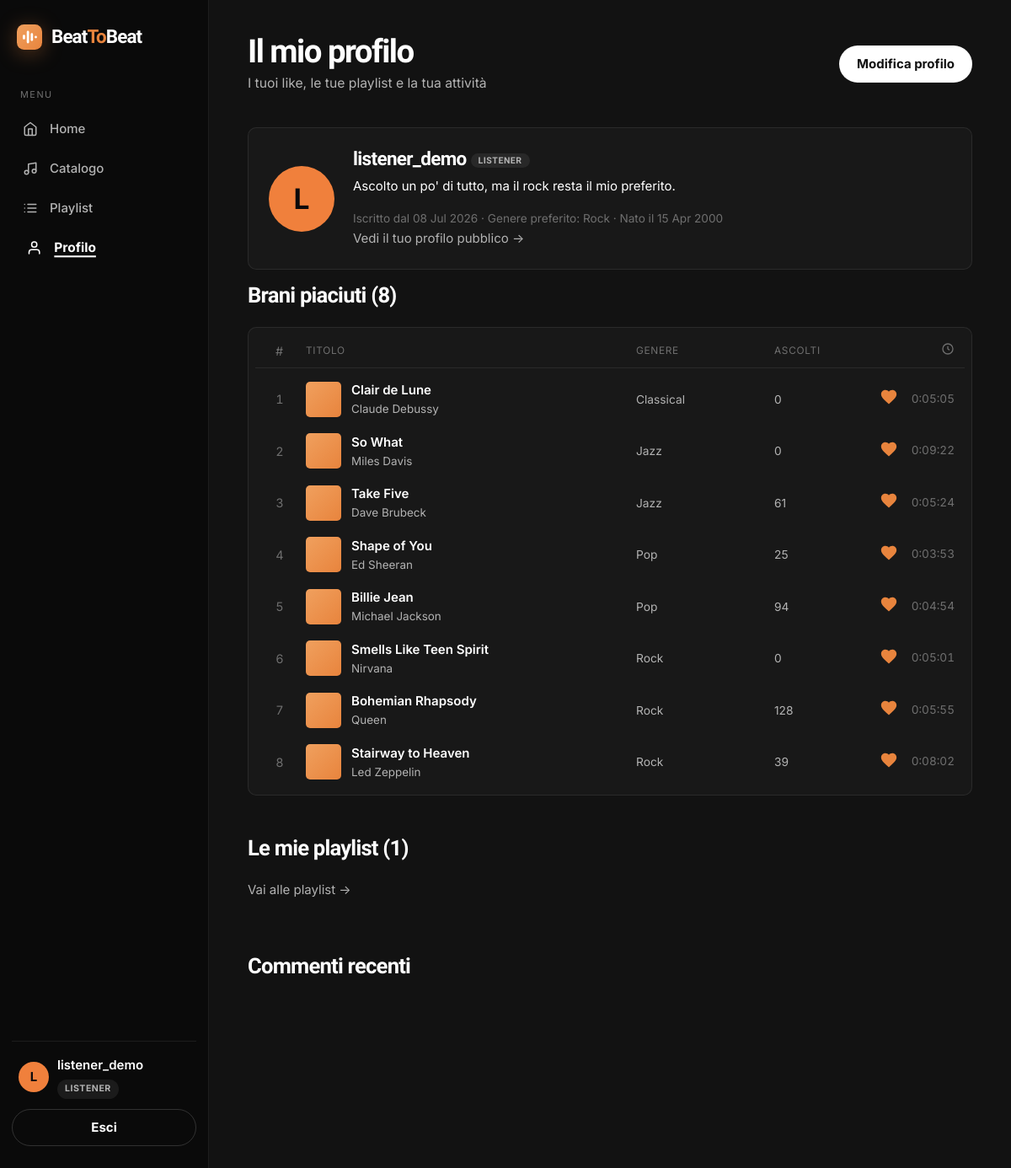
The page /accounts/profile/ (signed in) on the database its author committed.
### accounts/models.py (models this page shows, shortened)
class CustomUser(AbstractUser):
    class Role(models.TextChoices):
        LISTENER = 'listener', 'Listener'
        CURATOR = 'curator', 'Curator'
        MODERATOR = 'moderator', 'Moderator'
    role = models.CharField(
        max_length=20,
        choices=Role.choices,
        default=Role.LISTENER,
    )
    bio = models.TextField(blank=True)
    birth_date = models.DateField(null=True, blank=True)
    favorite_genre = models.ForeignKey(
        'music.Genre',
        on_delete=models.SET_NULL,
        null=True,
        blank=True,
        related_name='fans',
    )
    AVATAR_COLORS = ['#f0803c', '#e0a15e', '#81b29a', '#6a8ec9', '#b07ba0', '#c96a6a']
    @property
    def avatar_color(self):
        return self.AVATAR_COLORS[sum(ord(c) for c in self.username) % len(self.AVATAR_COLORS)]
    @property
    def initial(self):
        return self.username[0].upper() if self.username else '?'
    @property
    def is_curator(self):
        return self.role == self.Role.CURATOR or self.is_superuser
    @property
    def is_moderator(self):
        return self.role == self.Role.MODERATOR or self.is_superuser

### music/models.py (models this page shows, shortened)
class Genre(models.Model):
    name = models.CharField(max_length=100, unique=True)
    description = models.TextField(blank=True)
    class Meta:
        ordering = ['name']

class Song(models.Model):
    title = models.CharField(max_length=200)
    artist = models.CharField(max_length=200)
    genre = models.ForeignKey(
        Genre,
        on_delete=models.PROTECT,
        related_name='songs',
    )
    added_by = models.ForeignKey(
        settings.AUTH_USER_MODEL,
        on_delete=models.CASCADE,
        related_name='added_songs',
    )
    duration = models.DurationField()
    story = models.TextField(
        blank=True,
        help_text='Un breve racconto sul brano, mostrato nella sua pagina.',
    )
    audio_file = models.FileField(
        upload_to='songs/',
        blank=True,
        null=True,
        validators=[FileExtensionValidator(allowed_extensions=['mp3', 'wav', 'ogg', 'm4a'])],
    )
    likes = models.ManyToManyField(
        settings.AUTH_USER_MODEL,
        related_name='liked_songs',
        blank=True,
    )
    play_count = models.PositiveIntegerField(default=0)
    created_at = models.DateTimeField(auto_now_add=True)
    class Meta:
        ordering = ['-created_at', 'id']

### accounts/views.py (the view)
# urls.py: path('profile/', UserProfileView.as_view(), name='profile'),
class UserProfileView(LoginRequiredMixin, TemplateView):
    template_name = 'accounts/profile.html'
    def get_context_data(self, **kwargs):
        context = super().get_context_data(**kwargs)
        user = self.request.user
        context['liked_songs'] = user.liked_songs.all()
        context['playlists'] = user.playlists.all()
        context['recent_comments'] = user.comments.all()[:5]
        return context

### templates/accounts/profile.html (shortened to what this page needs)
{% extends 'base.html' %}
{% block content %}
<div class="page-header">
	<div>
		<h1 class="page-title">Il mio profilo</h1>
		<div class="page-subtitle">I tuoi like, le tue playlist e la tua attività</div>
	</div>
	<a class="btn btn-accent" href="{% url 'accounts:profile_edit' %}">Modifica profilo</a>
</div>
<div class="panel profile-head">
	{% include 'partials/avatar.html' with profile_user=user size='avatar-lg' %}
	<div>
		<h2 class="mb-0">
			{{ user.username }}
			{% if user.is_superuser %}<span class="role-badge admin">Admin</span>
			{% elif user.role == 'curator' %}<span class="role-badge curator">Curator</span>
			{% elif user.role == 'moderator' %}<span class="role-badge moderator">Moderator</span>
			{% else %}<span class="role-badge listener">Listener</span>{% endif %}
		</h2>
		{% if user.bio %}<p class="mt-1 mb-1">{{ user.bio }}</p>{% endif %}
		<div class="list-meta">
			Iscritto dal {{ user.date_joined|date:"d M Y" }}
			{% if user.favorite_genre %} · Genere preferito: {{ user.favorite_genre.name }}{% endif %}
			{% if user.birth_date %} · Nato il {{ user.birth_date|date:"d M Y" }}{% endif %}
		</div>
		<a class="muted-link" href="{% url 'accounts:public_profile' user.username %}">Vedi il tuo profilo pubblico →</a>
	</div>
</div>
<h2 class="section-head">Brani piaciuti ({{ liked_songs.count }})</h2>
{% if liked_songs %}
{% include 'partials/track_list.html' with songs=liked_songs %}
{% else %}
<div class="empty">Non hai ancora messo like a nessun brano.</div>
{% endif %}
<h2 class="section-head">Le mie playlist ({{ playlists.count }})</h2>
<p><a class="muted-link" href="{% url 'music:playlist_list' %}">Vai alle playlist →</a></p>
<h2 class="section-head">Commenti recenti</h2>
{% endblock %}

### templates/base.html (shortened to what this page needs)
{% load static %}
<!DOCTYPE html>
<html lang="it">
<head>
	<link rel="stylesheet" href="{% static 'css/style.css' %}">
</head>
<body>
	{% block layout %}
	<div class="app-shell">
		<aside class="sidebar">
			<a class="brand" href="{% url 'pages:home' %}">{% include 'partials/logo.html' %}<span>Beat<span class="beat-accent">To</span>Beat</span></a>
			<nav>
				<div class="nav-section-label">Menu</div>
				<a class="nav-item-link {% if request.path == '/' %}active{% endif %}" href="{% url 'pages:home' %}">
					<span class="nav-icon"><svg viewBox="0 0 24 24" fill="none" stroke="currentColor" stroke-width="2" stroke-linecap="round" stroke-linejoin="round"><path d="M3 9l9-7 9 7v11a2 2 0 0 1-2 2H5a2 2 0 0 1-2-2z"/><path d="M9 22V12h6v10"/></svg></span><span class="nav-label">Home</span>
				</a>
				{% if user.is_authenticated %}
				<a class="nav-item-link {% if '/music/songs' in request.path %}active{% endif %}" href="{% url 'music:song_list' %}">
					<span class="nav-icon"><svg viewBox="0 0 24 24" fill="none" stroke="currentColor" stroke-width="2" stroke-linecap="round" stroke-linejoin="round"><path d="M9 18V5l12-2v13"/><circle cx="6" cy="18" r="3"/><circle cx="18" cy="16" r="3"/></svg></span><span class="nav-label">Catalogo</span>
				</a>
				<a class="nav-item-link {% if '/music/playlists' in request.path %}active{% endif %}" href="{% url 'music:playlist_list' %}">
					<span class="nav-icon"></span><span class="nav-label">Playlist</span>
				</a>
				<a class="nav-item-link {% if '/accounts/profile' in request.path %}active{% endif %}" href="{% url 'accounts:profile' %}">
					<span class="nav-icon"><svg viewBox="0 0 24 24" fill="none" stroke="currentColor" stroke-width="2" stroke-linecap="round" stroke-linejoin="round"><path d="M20 21v-2a4 4 0 0 0-4-4H8a4 4 0 0 0-4 4v2"/><circle cx="12" cy="7" r="4"/></svg></span><span class="nav-label">Profilo</span>
				</a>
				{% endif %}
			</nav>
			<div class="sidebar-footer">
				{% if user.is_authenticated %}
				<div class="user-box">
					{% include 'partials/avatar.html' with profile_user=user %}
					<div>
						<div class="user-name">{{ user.username }}</div>
						{% if user.is_superuser %}
						<span class="role-badge admin">Admin</span>
						{% elif user.role == 'curator' %}
						<span class="role-badge curator">Curator</span>
						{% elif user.role == 'moderator' %}
						<span class="role-badge moderator">Moderator</span>
						{% else %}
						<span class="role-badge listener">Listener</span>
						{% endif %}
					</div>
				</div>
				<form method="post" action="{% url 'accounts:logout' %}">
					<button type="submit" class="btn btn-ghost btn-block">Esci</button>
				</form>
				{% else %}
				<a class="btn btn-accent btn-block" href="{% url 'accounts:login' %}">Accedi</a>
				<a class="btn btn-ghost btn-block mt-2" href="{% url 'accounts:signup' %}">Registrati</a>
				{% endif %}
			</div>
		</aside>
		<main class="content-area">
			{% block content %}{% endblock %}
		</main>
	</div>
	{% endblock %}
</body>
</html>

### templates/partials/avatar.html
<span class="avatar {{ size }}" style="background-color: {{ profile_user.avatar_color }};">{{ profile_user.initial }}</span>

### templates/partials/track_list.html (shortened to what this page needs)
<div class="track-list">
	<div class="track-head">
		<div class="track-idx">#</div>
		<div>Titolo</div>
		<div class="track-genre-h">Genere</div>
		<div class="track-plays-h">Ascolti</div>
		<div class="track-dur-h">
			<svg viewBox="0 0 24 24" fill="none" stroke="currentColor" stroke-width="2"><circle cx="12" cy="12" r="9"/><path d="M12 7v5l3 2"/></svg>
		</div>
	</div>
	{% for song in songs %}
	<div class="track-row">
		<div class="track-idx">
			<span class="track-num">{{ forloop.counter }}</span>
		</div>
		<div class="track-title-cell">
			<div class="track-thumb"></div>
			<div class="track-titles">
				<a href="{% url 'music:song_detail' song.pk %}" class="track-name">{{ song.title }}</a>
				<div class="track-sub">{{ song.artist }}</div>
			</div>
		</div>
		<div class="track-genre">{{ song.genre.name }}</div>
		<div class="track-plays">{{ song.play_count }}</div>
		<div class="track-end">
			{% include 'partials/like_button.html' %}
			<span class="track-dur">{{ song.duration }}</span>
		</div>
	</div>
	{% endfor %}
</div>

### templates/partials/like_button.html (shortened to what this page needs)
<form method="post" action="{% url 'music:toggle_like_song' song.pk %}" class="like-form">
	<button type="submit" class="like-btn {% if user in song.likes.all %}liked{% endif %}" title="Mi piace">
		<svg class="heart-icon heart-filled" viewBox="0 0 24 24" fill="currentColor"><path d="M12 21.35l-1.45-1.32C5.4 15.36 2 12.28 2 8.5 2 5.42 4.42 3 7.5 3c1.74 0 3.41.81 4.5 2.09C13.09 3.81 14.76 3 16.5 3 19.58 3 22 5.42 22 8.5c0 3.78-3.4 6.86-8.55 11.54L12 21.35z"/></svg>
	</button>
</form>

### rows shown on the page
CustomUser: initial "L L", username "listener_demo", bio "Ascolto un po' di tutto, ma il rock resta il mio preferito.", date_joined "08 Jul 2026", favorite_genre.name "Rock", birth_date "15 Apr 2000", count "1"
Song: title "Clair de Lune", artist "Claude Debussy", genre.name "Classical", play_count "0", duration "0:05:05"
Song: title "So What", artist "Miles Davis", genre.name "Jazz", play_count "0", duration "0:09:22"
Song: title "Take Five", artist "Dave Brubeck", genre.name "Jazz", play_count "61", duration "0:05:24"
Song: title "Shape of You", artist "Ed Sheeran", genre.name "Pop", play_count "25", duration "0:03:53"
Song: title "Billie Jean", artist "Michael Jackson", genre.name "Pop", play_count "94", duration "0:04:54"
Song: title "Smells Like Teen Spirit", artist "Nirvana", genre.name "Rock", play_count "0", duration "0:05:01"
Song: title "Bohemian Rhapsody", artist "Queen", genre.name "Rock", play_count "128", duration "0:05:55"
Song: title "Stairway to Heaven", artist "Led Zeppelin", genre.name "Rock", play_count "39", duration "0:08:02"

### other values the page prints
{{ liked_songs.count }} "8"
